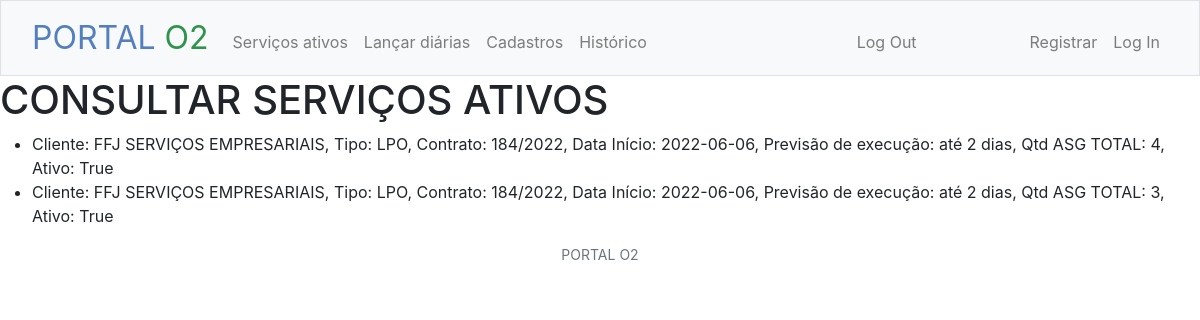
Screenshot of /servicoativo (signed in) with the database file from the repository.
### O2site/models.py (models this page shows, shortened)
class Servico(models.Model):
    pessoafisica = models.ForeignKey('PessoaFisica', blank=True, on_delete=models.CASCADE)
    pessoajuridica = models.ForeignKey('PessoaJuridica', blank=True, on_delete=models.CASCADE)
    tag = models.CharField(blank=True, max_length=50)
    contrato = models.ForeignKey('Contrato', on_delete=models.CASCADE)
    qtd_asg = models.IntegerField(blank=False)
    observacao = models.TextField(blank=True)
    endereco = models.CharField(blank=False, max_length=200)
    ativo = models.BooleanField(default=True)
    def __str__(self):
        return f"Cliente: {self.pessoajuridica.razao_social}, Tipo: {self.tag}, Contrato: {self.contrato.n_ct}, Data Início: {self.contrato.data_inicio}, Previsão de execução: até {self.contrato.previsao_execucao} dias, Qtd ASG TOTAL: {self.qtd_asg}, Ativo: {self.ativo}"

class PessoaJuridica(models.Model):
    PJ_CHOICES = (
        ("CLIENTE", "CLIENTE"),
        ("FORNECEDOR", "FORNECEDOR"),
    )
    razao_social = models.CharField(blank=False, max_length=100)
    cnpj = models.CharField(blank=False, max_length=30)
    endereco = models.CharField(blank=True, max_length=200)
    email = models.CharField(blank=True, max_length=50)
    telefone = models.CharField(blank=True, max_length=20)
    tipo = models.CharField(blank=False, choices=PJ_CHOICES, null=False, max_length=20) # cliente, fornecedor, etc
    pessoafisica = models.ManyToManyField(PessoaFisica, blank=True, related_name="PessoasJuridicas")

class Contrato(models.Model):
    pessoafisica = models.ForeignKey('PessoaFisica', blank=True, on_delete=models.CASCADE)
    pessoajuridica = models.ForeignKey('PessoaJuridica', blank=True, on_delete=models.CASCADE)
    n_ct = models.CharField(blank=False, max_length=20)
    area = models.IntegerField(blank=False)
    valor = models.FloatField(blank=False)
    data_inicio = models.DateField(blank=False)
    previsao_execucao = models.IntegerField(blank=False)
    ativo = models.BooleanField(default=True)

### O2site/views.py (the view)
# urls.py: path("servicoativo", views.servicoativo, name="servicoativo"),
@login_required(login_url='login')
def servicoativo(request):
    servico = Servico.objects.filter(ativo=True)
    print(servico)
    return render(request, "servicoativo.html", {"servicos":Servico.objects.all(), "items":servico})

### O2site/templates/servicoativo.html (shortened to what this page needs)
{% extends "layout.html" %}
{% block main %}
<div>
        <div>
            <h1>CONSULTAR SERVIÇOS ATIVOS</h1>
            <div style="flex">
                <ul style="align-items:center">
                    {% for item in items %}
                    <li> {{ item }} </li>
                    {% endfor %}
                </ul>
            </div>
        </div>
</div>
        {% endblock %}

### rows the page displays
Servico: pessoajuridica+tag+contrato "Cliente: FFJ SERVIÇOS EMPRESARIAIS, Tipo: LPO, Contrato: 184/2022, Data Início: 2022-06-06, Previsão de execução: até 2 dias, Qtd ASG TOTAL: 4, Ativo: True"
Servico: pessoajuridica+tag+contrato "Cliente: FFJ SERVIÇOS EMPRESARIAIS, Tipo: LPO, Contrato: 184/2022, Data Início: 2022-06-06, Previsão de execução: até 2 dias, Qtd ASG TOTAL: 3, Ativo: True"
